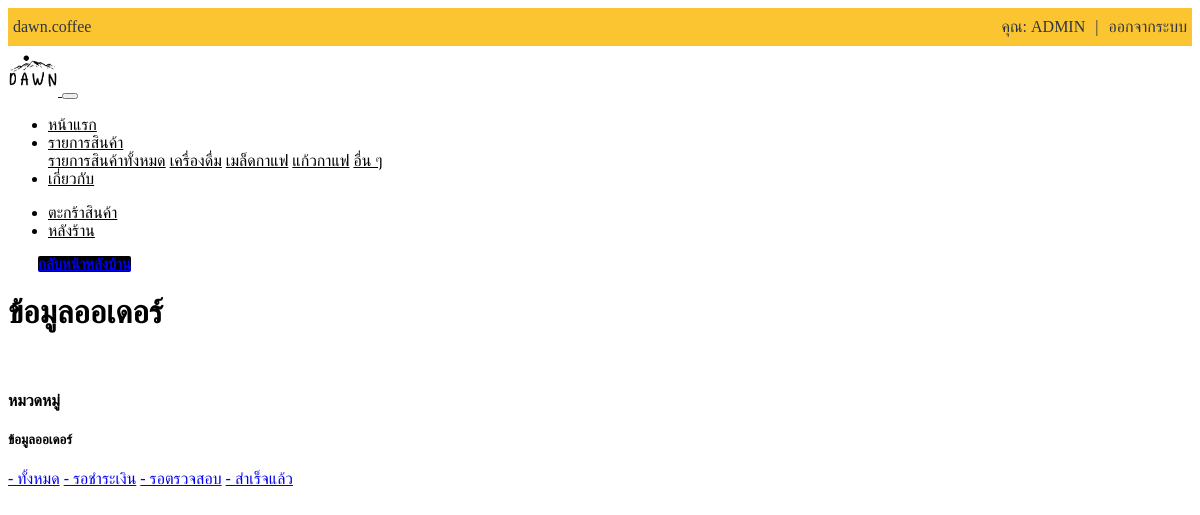
The app's page /admin/admin_data.php (signed in), older data.
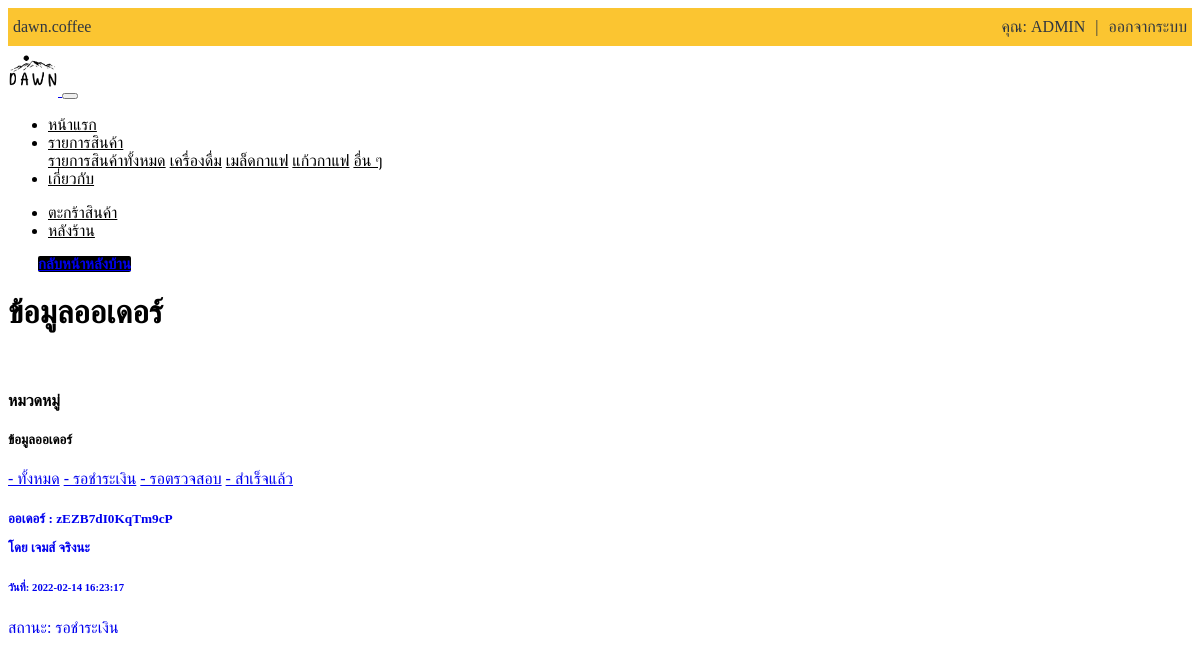
The same page, newer data.
### tables this page shows
CREATE TABLE `account` (
  `acc_id` int(5) NOT NULL,
  `acc_name` varchar(255) NOT NULL,
  `acc_password` varchar(255) NOT NULL,
  `acc_email` varchar(255) NOT NULL,
  `acc_address` varchar(255) NOT NULL,
  `acc_phone` varchar(255) NOT NULL,
  `acc_status` varchar(255) NOT NULL
);

CREATE TABLE `orders` (
  `order_id` int(5) NOT NULL,
  `order_date` datetime NOT NULL,
  `order_name` text NOT NULL,
  `order_address` text NOT NULL,
  `order_email` text NOT NULL,
  `order_tal` text NOT NULL,
  `order_key` text NOT NULL,
  `status` text NOT NULL,
  `order_track` text NOT NULL,
  `order_shiping` text NOT NULL
);

### admin/orders/order_all.php (the view)
<?php
    include_once('config.inc.php');
    $result = mysqli_query($conn,"SELECT * FROM orders ORDER BY order_id asc");
    while($row = mysqli_fetch_array($result)){
        echo '
        <a href="?page=orders&&OrderID='.$row["order_id"].'" class="text-dark" style="text-decoration:none">
            <div class="card mx-auto" style="">
            <div class="card-body">
                <h5 class="card-title">ออเดอร์ : '.$row["order_key"].' <p> โดย '.$row["order_name"].'</p> </h5>
                <h6 class="card-subtitle mb-2 text-muted">วันที่: '.$row["order_date"].'</h6>
                <p class="card-text">สถานะ: '.$row["status"].'</p>
            </div>
            </div>
        </a> ';
    }
?>

### include/navbar.php (shortened to what this page needs)
<div class="acc-nav">
<ul class="ul-acc-nav">
  <div class="container">
  <li><a href="#"> <i class="fab fa-instagram"></i> dawn.coffee</a></li>
  <?php
      if(isset($_SESSION['auth-id'])){
        include('config.inc.php');
        $sql = "SELECT * FROM account WHERE acc_id='".$_SESSION["auth-id"]."' ";
        $result = mysqli_query($conn, $sql);
        $row = mysqli_fetch_array($result);
        extract($row);
  ?>
  <li style="float:right"><a href="?page=logout">ออกจากระบบ</a></li>
  <li style="float:right" ><a style="color: #2f3640;">|</a></li>
  <li style="float:right" ><a href="?page=profile">คุณ: <?=$acc_name?></a></li>
  <?php }?>
  </div>
</ul>
</div>
<nav class="navbar navbar-expand-md navbar-light bg-c-light">
  <div class="container">
  <a class="navbar-brand" href="?page=home">
    <img src="dist/img/logo_dawn.png" alt="logo" width="50px">
  </a>
  <button class="navbar-toggler" type="button" data-toggle="collapse" data-target="#navbarSupportedContent" aria-controls="navbarSupportedContent" aria-expanded="false" aria-label="Toggle navigation">
  </button>
  <div class="collapse navbar-collapse" id="navbarSupportedContent">
    <ul class="navbar-nav mr-auto">
      <li class="nav-item">
        <a class="nav-link" href="?page=home">หน้าแรก</a>
      </li>
      <li class="nav-item dropdown">
        <a class="nav-link dropdown-toggle" href="#" id="navbarDropdown" role="button" data-toggle="dropdown" aria-haspopup="true" aria-expanded="false">
          รายการสินค้า
        </a>
        <div class="dropdown-menu" aria-labelledby="navbarDropdown">
          <a class="dropdown-item" href="?page=allproduct">รายการสินค้าทั้งหมด</a>
          <a class="dropdown-item" href="?page=drink">เครื่องดื่ม</a>
          <a class="dropdown-item" href="?page=bean">เมล็ดกาแฟ</a>
          <a class="dropdown-item" href="?page=mug">แก้วกาแฟ</a>
          <a class="dropdown-item" href="?page=more">อื่น ๆ</a>
        </div>
      </li>
      <li class="nav-item">
        <a class="nav-link" href="#">เกี่ยวกับ</a>
      </li>
    </ul>
    <ul class="navbar-nav ml-auto">
            <?php
              if(isset($_SESSION['auth-id'])){
            ?>
        <li class="nav-item">
            <a class="nav-link" href="?page=cart"><i class="fas fa-shopping-cart"></i> ตะกร้าสินค้า</a>
        </li>
        <?php }?>
        <?php
        $nav_status = isset($_SESSION['auth-status']) ? $_SESSION['auth-status'] : '';
        if($nav_status == "admin"){
        echo'
            <li class="nav-item ">
                <a class="nav-link" href="?page=admin">หลังร้าน</a>
            </li>
            ';
        }
        ?>
    </ul>
  </div>
  </div>
</nav>

### admin/admin_data.php (shortened to what this page needs)
<?php
include_once('include/navbar.php');
$check_admin = isset($_SESSION['auth-status']) ? $_SESSION['auth-status'] : '';
if($check_admin == 'admin' ){
?>
<div class="container">
<a href="?page=admin" class="btn btn-primary btn-block btn-back">กลับหน้าหลังบ้าน</a><br>
<h1 class="text-center">ข้อมูลออเดอร์</h1>
<br>
<div class="container-fluid">
	<div class="row">
		<div class="col-md-2">
            <h4>หมวดหมู่</h4>
            <div class="list-group list-group-flush">
            <h5>ข้อมูลออเดอร์</h5>
            <a href="?page=admin_data&&list_order=ทั้งหมด" class="list-group-item list-group-item-action">- ทั้งหมด</a>
            <a href="?page=admin_data&&list_order=รอชำระเงิน" class="list-group-item list-group-item-action">- รอชำระเงิน</a>
            <a href="?page=admin_data&&list_order=รอตรวจสอบ" class="list-group-item list-group-item-action">- รอตรวจสอบ</a>
            <a href="?page=admin_data&&list_order=สำเร็จแล้ว" class="list-group-item list-group-item-action">- สำเร็จแล้ว</a>
            </div>
		</div>
		<div class="col-md-10">
            <?php
            $current_page = isset($_GET['list_order']) ? $_GET['list_order'] : 'ทั้งหมด' ;
            switch ($current_page) {
                case ('ทั้งหมด'):
                    include_once 'admin/orders/order_all.php';
                    break;
            };
            ?>
		</div>
	</div>
</div>
</div>
<?php }else {
    header('Location: ?page=home');
}?>

### include/navbar.php (style rules this page uses)
.ul-acc-nav { list-style-type: none; margin: 0; padding: 0; overflow: hidden; background-color: #fbc531; }
.ul-acc-nav li { float: left; }
.ul-acc-nav li a { display: block; color: #2f3640; text-align: center; padding: 10px 5px; text-decoration: none; }
.bg-c-light { background-color: white; }
.navbar-nav a { color: black !important; }

### admin/admin_data.php (style rules this page uses)
.btn-back { max-width: 150px; border-radius: 2px; font-size: 15px; font-weight: bold; background-color: black; border: 1px black; margin-top:30px; margin-right:auto; margin-left:30px; }

Row changes from the older to the newer data that the page shows:
added orders: order_key "zEZB7dI0KqTm9cP", order_name "เจมส์ จริงนะ", order_date "2022-02-14 16:23:17", status "รอชำระเงิน"
